Frame 1 (no input): blank canvas, image omitted
Frame 60 (the mouse pressed at the canvas centre just before this capture): blank canvas, image omitted
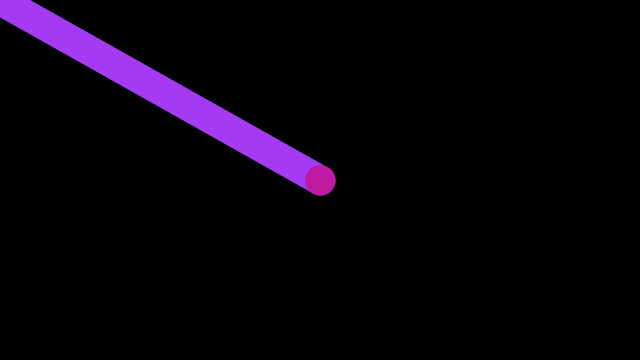
Frame 120 (the mouse held since frame 60 and released just before this capture)

The Processing sketch whose frames 1 and 60 were blank and that drew this single picture after the mouse press (run headless with seeded random() and noise(); from frame 60 on, the mouse is pressed at the canvas centre):

// Processing sketch: processing_72613
// ── processing_72613.pde

int currentFrame = 0;
PImage[] frames = new PImage[30];
int lastTime = 0;

void setup() {
  size(640, 360);
  strokeWeight(30);
  background(0);
  stroke(255);
  for (int i = 0; i < frames.length; i++) {
    frames[i] = get(); // Create a blank frame
  }
}

void draw() {
  int currentTime = millis();
  if (currentTime > lastTime+30) {
    nextFrame();
    lastTime = currentTime;
  }
  if (mousePressed == true) {
    stroke(random(0,255),random(0,225),random(0,255));
    line(pmouseX, pmouseY, mouseX, mouseY);
  }
}

void nextFrame() 
{
  frames[currentFrame] = get(); // Get the display window
  currentFrame++; // Increment to next frame
  if (currentFrame >= frames.length) {
    currentFrame = 0;
  }
  image(frames[currentFrame], 0, 0);
}
